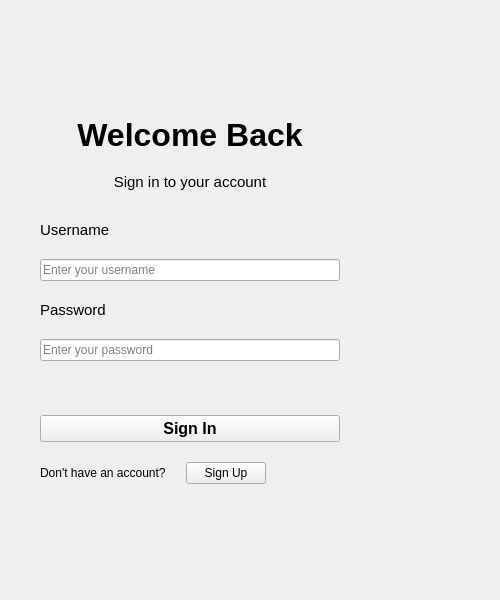
<?xml version="1.0" encoding="UTF-8"?>
<ui version="4.0">
 <class>LoginWindow</class>
 <widget class="QMainWindow" name="LoginWindow">
  <property name="geometry">
   <rect>
    <x>0</x>
    <y>0</y>
    <width>500</width>
    <height>600</height>
   </rect>
  </property>
  <property name="windowTitle">
   <string>Dietician Client Tracker - Login</string>
  </property>
  <widget class="QWidget" name="centralwidget">
   <layout class="QVBoxLayout" name="verticalLayout_main">
    <property name="spacing">
     <number>0</number>
    </property>
    <property name="leftMargin">
     <number>0</number>
    </property>
    <property name="topMargin">
     <number>0</number>
    </property>
    <property name="rightMargin">
     <number>0</number>
    </property>
    <property name="bottomMargin">
     <number>0</number>
    </property>
    <item>
     <spacer name="verticalSpacer_top">
      <property name="orientation">
       <enum>Qt::Vertical</enum>
      </property>
      <property name="sizeType">
       <enum>QSizePolicy::Expanding</enum>
      </property>
      <property name="sizeHint" stdset="0">
       <size>
        <width>20</width>
        <height>40</height>
       </size>
      </property>
     </spacer>
    </item>
    <item>
     <widget class="QWidget" name="card_login">
      <property name="sizePolicy">
       <sizepolicy hsizetype="Fixed" vsizetype="Fixed">
        <horstretch>0</horstretch>
        <verstretch>0</verstretch>
       </sizepolicy>
      </property>
      <property name="minimumSize">
       <size>
        <width>380</width>
        <height>380</height>
       </size>
      </property>
      <layout class="QVBoxLayout" name="verticalLayout_card">
       <property name="spacing">
        <number>20</number>
       </property>
       <property name="leftMargin">
        <number>40</number>
       </property>
       <property name="topMargin">
        <number>40</number>
       </property>
       <property name="rightMargin">
        <number>40</number>
       </property>
       <property name="bottomMargin">
        <number>40</number>
       </property>
       <item>
        <widget class="QLabel" name="label_title">
         <property name="font">
          <font>
           <pointsize>24</pointsize>
           <weight>75</weight>
           <bold>true</bold>
          </font>
         </property>
         <property name="text">
          <string>Welcome Back</string>
         </property>
         <property name="alignment">
          <set>Qt::AlignCenter</set>
         </property>
        </widget>
       </item>
       <item>
        <widget class="QLabel" name="label_subtitle">
         <property name="font">
          <font>
           <pointsize>11</pointsize>
          </font>
         </property>
         <property name="text">
          <string>Sign in to your account</string>
         </property>
         <property name="alignment">
          <set>Qt::AlignCenter</set>
         </property>
        </widget>
       </item>
       <item>
        <spacer name="verticalSpacer_1">
         <property name="orientation">
          <enum>Qt::Vertical</enum>
         </property>
         <property name="sizeHint" stdset="0">
          <size>
           <width>20</width>
           <height>10</height>
          </size>
         </property>
        </spacer>
       </item>
       <item>
        <widget class="QLabel" name="label_username">
         <property name="font">
          <font>
           <pointsize>11</pointsize>
           <weight>50</weight>
          </font>
         </property>
         <property name="text">
          <string>Username</string>
         </property>
        </widget>
       </item>
       <item>
        <widget class="QLineEdit" name="input_username">
         <property name="minimumHeight">
          <number>44</number>
         </property>
         <property name="placeholderText">
          <string>Enter your username</string>
         </property>
        </widget>
       </item>
       <item>
        <widget class="QLabel" name="label_password">
         <property name="font">
          <font>
           <pointsize>11</pointsize>
           <weight>50</weight>
          </font>
         </property>
         <property name="text">
          <string>Password</string>
         </property>
        </widget>
       </item>
       <item>
        <widget class="QLineEdit" name="input_password">
         <property name="minimumHeight">
          <number>44</number>
         </property>
         <property name="echoMode">
          <enum>QLineEdit::Password</enum>
         </property>
         <property name="placeholderText">
          <string>Enter your password</string>
         </property>
        </widget>
       </item>
       <item>
        <widget class="QLabel" name="label_error">
         <property name="text">
          <string></string>
         </property>
         <property name="alignment">
          <set>Qt::AlignCenter</set>
         </property>
        </widget>
       </item>
       <item>
        <widget class="QPushButton" name="btn_login">
         <property name="minimumHeight">
          <number>44</number>
         </property>
         <property name="font">
          <font>
           <pointsize>12</pointsize>
           <weight>75</weight>
           <bold>true</bold>
          </font>
         </property>
         <property name="text">
          <string>Sign In</string>
         </property>
         <property name="cursor">
          <cursorShape>PointingHandCursor</cursorShape>
         </property>
        </widget>
       </item>
       <item>
        <layout class="QHBoxLayout" name="horizontalLayout_signup">
         <item>
          <widget class="QLabel" name="label_no_account">
           <property name="text">
            <string>Don't have an account?</string>
           </property>
          </widget>
         </item>
         <item>
          <widget class="QPushButton" name="btn_signup_link">
           <property name="text">
            <string>Sign Up</string>
           </property>
           <property name="cursor">
            <cursorShape>PointingHandCursor</cursorShape>
           </property>
          </widget>
         </item>
         <item>
          <spacer name="horizontalSpacer">
           <property name="orientation">
            <enum>Qt::Horizontal</enum>
           </property>
           <property name="sizeHint" stdset="0">
            <size>
             <width>40</width>
             <height>20</height>
            </size>
           </property>
          </spacer>
         </item>
        </layout>
       </item>
      </layout>
     </widget>
    </item>
    <item>
     <spacer name="verticalSpacer_bottom">
      <property name="orientation">
       <enum>Qt::Vertical</enum>
      </property>
      <property name="sizeType">
       <enum>QSizePolicy::Expanding</enum>
      </property>
      <property name="sizeHint" stdset="0">
       <size>
        <width>20</width>
        <height>40</height>
       </size>
      </property>
     </spacer>
    </item>
   </layout>
  </widget>
 </widget>
 <resources/>
 <connections/>
</ui>
